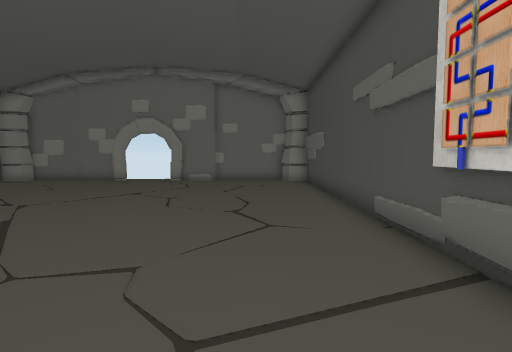
view 1 (above)

12 first-person views from a walk through a Unity game level. The camera is 1.4 m above the floor, tilts 4° down and sees 80° across. The floor is counted in squares, 1 m on a side. Each view is taken from the middle of a square. On the plan, view 1 faces up. The plan holds only what a view shows up to about 14 squares ahead; the rest is blank. The player is left out. Door leaves are left out, so doorways stand open. Some surface patterns are stand-ins.

view 2
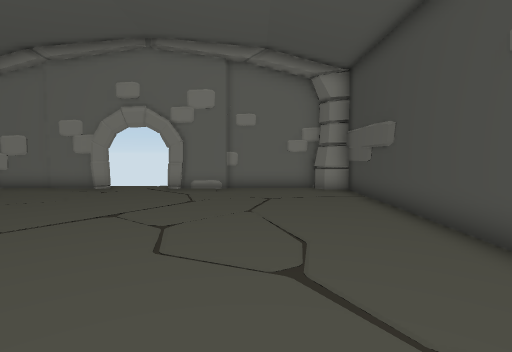

view 3
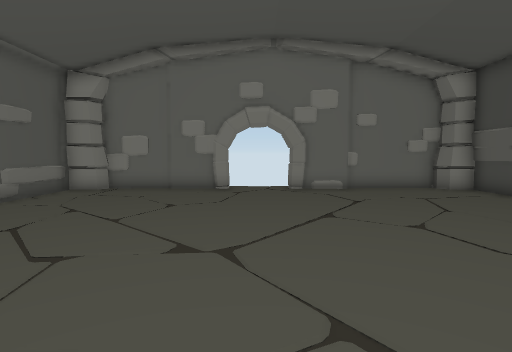

view 4
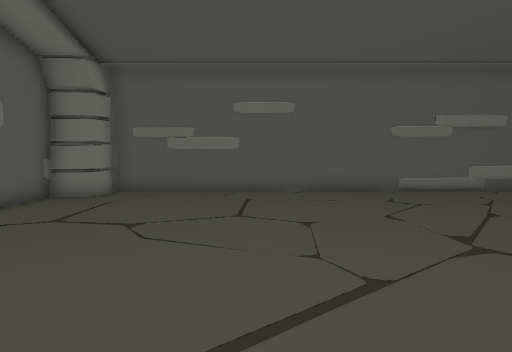

view 5
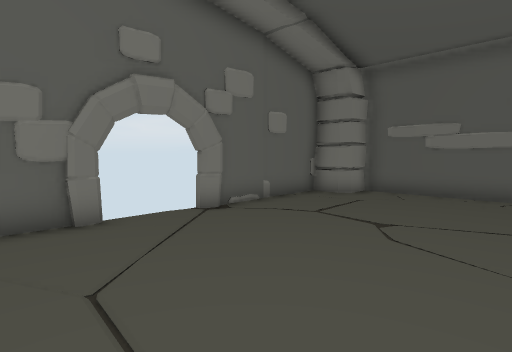

view 6
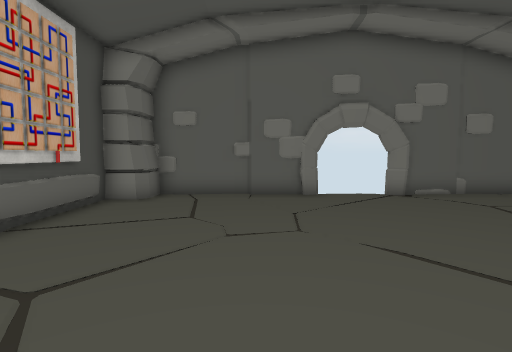

view 7
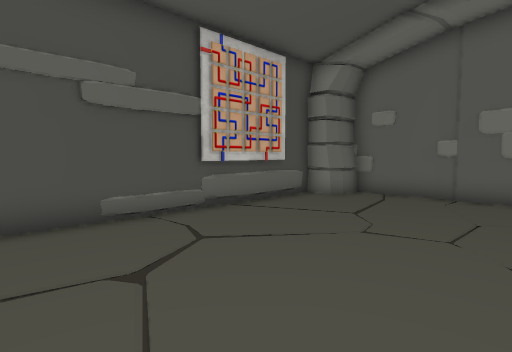

view 8
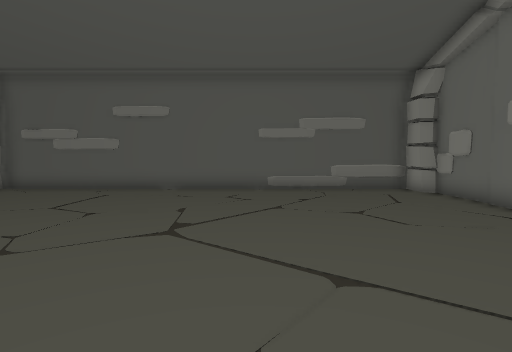

view 9
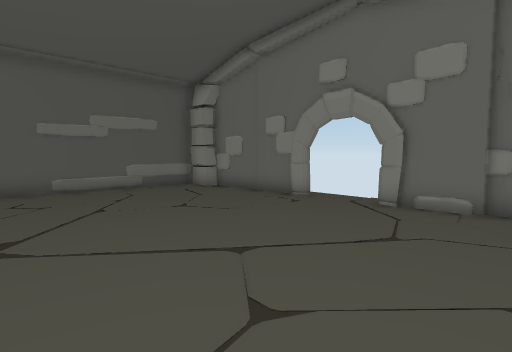

view 10
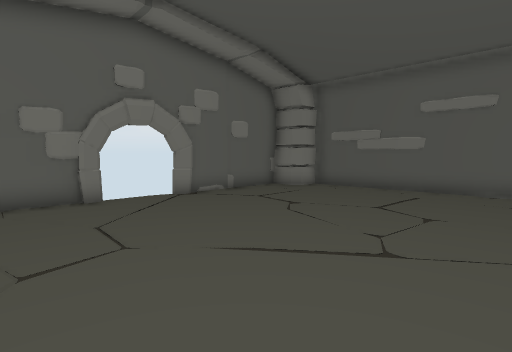

view 11
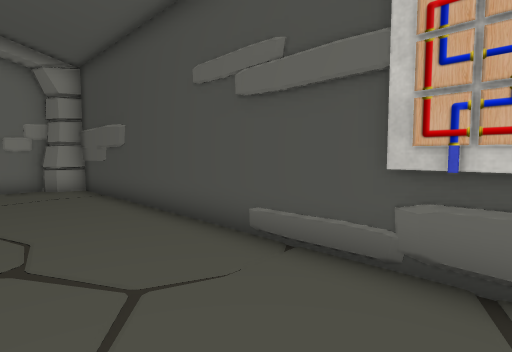

view 12
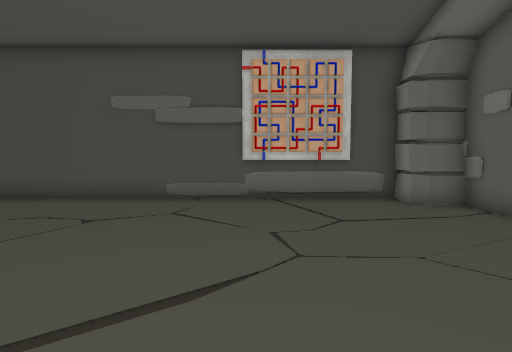

### Floor plan
Points are (right, up) in squares from view 1. A wall is a line through its corners. A room is listed if a view was taken in it or the views show most of it. See-through windows are left out.
Room 1 (views 1, 2, 3, 4, 5, 6, 7, 8, 9, 10, 11, 12)
walls: (2.7, 4.4) (2.7, 16.1) (1.8, 16.1) (1.5, 16.6); (-4.2, -1.7) (-3.6, -1.6); (-4.1, -1.8) (1.4, -1.8) (1.4, -0.9) (1.8, -0.5) (2.7, -0.5) (2.7, 3.6); (-7.3, -1.6) (-6.7, -1.7); (-4, 16.4) (-4.6, 16.5); (-7.2, 16.5) (-7.7, 16.4); (-7.6, 16.6) (-12, 16.6) (-12.4, 16.1) (-13.6, 16.1); (-1.8, 16.6) (-4.1, 16.6); (2.7, 13.6) (2.6, 14.1); (-1.7, 16.8) (-2.5, 16.4); (1.5, -1.8) (1.5, -0.8); (1.1, 16.6) (0.4, 16.6); (-13.7, -0.5) (-12.4, -0.4); (1.6, 16.8) (-2.3, 16.8); (-13.7, 16.5) (-13.7, -0.4) (-12.3, -0.5) (-12.1, -0.8) (-12.1, -1.8) (-6.8, -1.8)
low walls: (2.7, -0.2) (2.6, 0.4); (-13.6, 16.1) (-13.5, 15.8)
ways out: open door at (-5.8, 16.6); open door at (-5, -2)

Where each view was taken, in squares from view 1:
view 1: 0 up, 0 right, facing up
view 2: 4 up, 1 left, facing up
view 3: 4 up, 6 left, facing up
view 4: 5 up, 2 left, facing left
view 5: 5 up, 2 left, facing down-left
view 6: 9 up, 2 left, facing down
view 7: 9 up, 4 left, facing down-right
view 8: 10 up, 1 left, facing left
view 9: 8 up, 1 left, facing up-left
view 10: 8 up, 1 left, facing down-left
view 11: 3 up, 1 left, facing up-right
view 12: 4 up, 7 left, facing right
